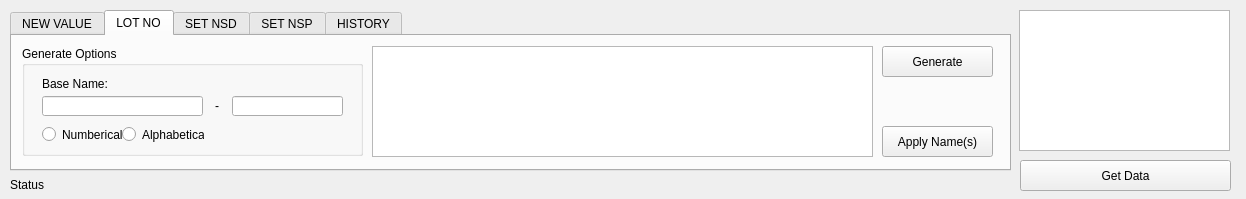
<?xml version="1.0" encoding="UTF-8"?>
<ui version="4.0">
 <class>eRPTSIntegrationDialogBase</class>
 <widget class="QDialog" name="eRPTSIntegrationDialogBase">
  <property name="geometry">
   <rect>
    <x>0</x>
    <y>0</y>
    <width>1246</width>
    <height>199</height>
   </rect>
  </property>
  <property name="minimumSize">
   <size>
    <width>956</width>
    <height>199</height>
   </size>
  </property>
  <property name="maximumSize">
   <size>
    <width>16777215</width>
    <height>16777215</height>
   </size>
  </property>
  <property name="windowTitle">
   <string>eRPTS Integration</string>
  </property>
  <widget class="QLabel" name="lbl_brgy">
   <property name="geometry">
    <rect>
     <x>10</x>
     <y>170</y>
     <width>940</width>
     <height>30</height>
    </rect>
   </property>
   <property name="layoutDirection">
    <enum>Qt::RightToLeft</enum>
   </property>
   <property name="text">
    <string>Status</string>
   </property>
   <property name="alignment">
    <set>Qt::AlignLeading|Qt::AlignLeft|Qt::AlignVCenter</set>
   </property>
  </widget>
  <widget class="QTabWidget" name="tabWidget">
   <property name="geometry">
    <rect>
     <x>10</x>
     <y>10</y>
     <width>1001</width>
     <height>161</height>
    </rect>
   </property>
   <property name="minimumSize">
    <size>
     <width>0</width>
     <height>0</height>
    </size>
   </property>
   <property name="currentIndex">
    <number>1</number>
   </property>
   <widget class="QWidget" name="tab">
    <attribute name="title">
     <string>NEW VALUE</string>
    </attribute>
    <widget class="QTableWidget" name="tw_data">
     <property name="geometry">
      <rect>
       <x>10</x>
       <y>10</y>
       <width>671</width>
       <height>111</height>
      </rect>
     </property>
     <property name="selectionMode">
      <enum>QAbstractItemView::SingleSelection</enum>
     </property>
     <property name="selectionBehavior">
      <enum>QAbstractItemView::SelectRows</enum>
     </property>
     <property name="gridStyle">
      <enum>Qt::NoPen</enum>
     </property>
    </widget>
    <widget class="QTableWidget" name="tw_value">
     <property name="geometry">
      <rect>
       <x>690</x>
       <y>10</y>
       <width>291</width>
       <height>71</height>
      </rect>
     </property>
     <property name="selectionMode">
      <enum>QAbstractItemView::SingleSelection</enum>
     </property>
     <property name="selectionBehavior">
      <enum>QAbstractItemView::SelectRows</enum>
     </property>
     <property name="showGrid">
      <bool>false</bool>
     </property>
     <property name="gridStyle">
      <enum>Qt::NoPen</enum>
     </property>
    </widget>
    <widget class="QPushButton" name="btn_lot">
     <property name="geometry">
      <rect>
       <x>790</x>
       <y>90</y>
       <width>90</width>
       <height>31</height>
      </rect>
     </property>
     <property name="text">
      <string>Apply LOT</string>
     </property>
    </widget>
    <widget class="QPushButton" name="btn_use">
     <property name="geometry">
      <rect>
       <x>890</x>
       <y>90</y>
       <width>90</width>
       <height>31</height>
      </rect>
     </property>
     <property name="text">
      <string>Use Value</string>
     </property>
    </widget>
    <widget class="QPushButton" name="btn_arp">
     <property name="geometry">
      <rect>
       <x>690</x>
       <y>90</y>
       <width>90</width>
       <height>31</height>
      </rect>
     </property>
     <property name="text">
      <string>Apply ARP</string>
     </property>
    </widget>
   </widget>
   <widget class="QWidget" name="tab_2">
    <attribute name="title">
     <string>LOT NO</string>
    </attribute>
    <widget class="QPushButton" name="btn_get_data_3">
     <property name="geometry">
      <rect>
       <x>870</x>
       <y>90</y>
       <width>111</width>
       <height>31</height>
      </rect>
     </property>
     <property name="text">
      <string>Apply Name(s)</string>
     </property>
    </widget>
    <widget class="QTableWidget" name="tw_data_3">
     <property name="geometry">
      <rect>
       <x>360</x>
       <y>10</y>
       <width>501</width>
       <height>111</height>
      </rect>
     </property>
    </widget>
    <widget class="QPushButton" name="btn_get_data_4">
     <property name="geometry">
      <rect>
       <x>870</x>
       <y>10</y>
       <width>111</width>
       <height>31</height>
      </rect>
     </property>
     <property name="text">
      <string>Generate</string>
     </property>
    </widget>
    <widget class="QGroupBox" name="groupBox">
     <property name="geometry">
      <rect>
       <x>10</x>
       <y>10</y>
       <width>341</width>
       <height>110</height>
      </rect>
     </property>
     <property name="title">
      <string>Generate Options</string>
     </property>
     <widget class="QLineEdit" name="input_tag">
      <property name="geometry">
       <rect>
        <x>210</x>
        <y>50</y>
        <width>111</width>
        <height>20</height>
       </rect>
      </property>
      <property name="inputMethodHints">
       <set>Qt::ImhNone</set>
      </property>
      <property name="inputMask">
       <string/>
      </property>
      <property name="echoMode">
       <enum>QLineEdit::Normal</enum>
      </property>
      <property name="placeholderText">
       <string/>
      </property>
     </widget>
     <widget class="QLineEdit" name="input_base">
      <property name="geometry">
       <rect>
        <x>20</x>
        <y>50</y>
        <width>161</width>
        <height>20</height>
       </rect>
      </property>
      <property name="inputMethodHints">
       <set>Qt::ImhNone</set>
      </property>
      <property name="inputMask">
       <string/>
      </property>
      <property name="echoMode">
       <enum>QLineEdit::Normal</enum>
      </property>
      <property name="placeholderText">
       <string/>
      </property>
     </widget>
     <widget class="QRadioButton" name="rb_alphabetic">
      <property name="geometry">
       <rect>
        <x>100</x>
        <y>80</y>
        <width>82</width>
        <height>17</height>
       </rect>
      </property>
      <property name="text">
       <string>Alphabetical</string>
      </property>
     </widget>
     <widget class="QLabel" name="lbl_brgy_3">
      <property name="geometry">
       <rect>
        <x>190</x>
        <y>50</y>
        <width>10</width>
        <height>20</height>
       </rect>
      </property>
      <property name="layoutDirection">
       <enum>Qt::RightToLeft</enum>
      </property>
      <property name="text">
       <string> - </string>
      </property>
      <property name="alignment">
       <set>Qt::AlignCenter</set>
      </property>
     </widget>
     <widget class="QRadioButton" name="rb_numeric">
      <property name="geometry">
       <rect>
        <x>20</x>
        <y>80</y>
        <width>82</width>
        <height>17</height>
       </rect>
      </property>
      <property name="text">
       <string>Numberical</string>
      </property>
     </widget>
     <widget class="QLabel" name="lbl_brgy_2">
      <property name="geometry">
       <rect>
        <x>20</x>
        <y>30</y>
        <width>111</width>
        <height>16</height>
       </rect>
      </property>
      <property name="layoutDirection">
       <enum>Qt::RightToLeft</enum>
      </property>
      <property name="text">
       <string>Base Name:</string>
      </property>
      <property name="alignment">
       <set>Qt::AlignLeading|Qt::AlignLeft|Qt::AlignVCenter</set>
      </property>
     </widget>
    </widget>
   </widget>
   <widget class="QWidget" name="tab_5">
    <attribute name="title">
     <string>SET NSD</string>
    </attribute>
    <widget class="QLineEdit" name="txt_nsd">
     <property name="geometry">
      <rect>
       <x>10</x>
       <y>40</y>
       <width>361</width>
       <height>31</height>
      </rect>
     </property>
     <property name="placeholderText">
      <string>Survey No.</string>
     </property>
    </widget>
    <widget class="QLabel" name="lbl_brgy_4">
     <property name="geometry">
      <rect>
       <x>10</x>
       <y>20</y>
       <width>111</width>
       <height>16</height>
      </rect>
     </property>
     <property name="layoutDirection">
      <enum>Qt::RightToLeft</enum>
     </property>
     <property name="text">
      <string>No Subdivision Data:</string>
     </property>
     <property name="alignment">
      <set>Qt::AlignLeading|Qt::AlignLeft|Qt::AlignVCenter</set>
     </property>
    </widget>
    <widget class="QPushButton" name="btn_nsd">
     <property name="geometry">
      <rect>
       <x>380</x>
       <y>40</y>
       <width>111</width>
       <height>31</height>
      </rect>
     </property>
     <property name="text">
      <string>Save NSD</string>
     </property>
    </widget>
    <widget class="QLabel" name="lbl_brgy_5">
     <property name="geometry">
      <rect>
       <x>10</x>
       <y>80</y>
       <width>621</width>
       <height>41</height>
      </rect>
     </property>
     <property name="layoutDirection">
      <enum>Qt::RightToLeft</enum>
     </property>
     <property name="text">
      <string>&lt;html&gt;&lt;head/&gt;&lt;body&gt;&lt;p&gt;*** Note:&lt;/p&gt;&lt;p&gt;Apply value if the specified &lt;span style=&quot; font-weight:600;&quot;&gt;Lot No.&lt;/span&gt; has &lt;span style=&quot; font-weight:600;&quot;&gt;no eRPTS Subdivision Data&lt;/span&gt; (Record) and has an &lt;span style=&quot; font-weight:600;&quot;&gt;existing Subdivision Plan&lt;/span&gt;.&lt;/p&gt;&lt;/body&gt;&lt;/html&gt;</string>
     </property>
     <property name="alignment">
      <set>Qt::AlignLeading|Qt::AlignLeft|Qt::AlignVCenter</set>
     </property>
    </widget>
    <widget class="QPushButton" name="btn_nsd_clear">
     <property name="geometry">
      <rect>
       <x>500</x>
       <y>40</y>
       <width>111</width>
       <height>31</height>
      </rect>
     </property>
     <property name="text">
      <string>Clear</string>
     </property>
    </widget>
   </widget>
   <widget class="QWidget" name="tab_4">
    <attribute name="title">
     <string>SET NSP</string>
    </attribute>
    <widget class="QLabel" name="lbl_brgy_6">
     <property name="geometry">
      <rect>
       <x>10</x>
       <y>20</y>
       <width>111</width>
       <height>16</height>
      </rect>
     </property>
     <property name="layoutDirection">
      <enum>Qt::RightToLeft</enum>
     </property>
     <property name="text">
      <string>No Subdivision Plan:</string>
     </property>
     <property name="alignment">
      <set>Qt::AlignLeading|Qt::AlignLeft|Qt::AlignVCenter</set>
     </property>
    </widget>
    <widget class="QLabel" name="lbl_brgy_7">
     <property name="geometry">
      <rect>
       <x>10</x>
       <y>80</y>
       <width>621</width>
       <height>41</height>
      </rect>
     </property>
     <property name="layoutDirection">
      <enum>Qt::RightToLeft</enum>
     </property>
     <property name="text">
      <string>&lt;html&gt;&lt;head/&gt;&lt;body&gt;&lt;p&gt;*** Note:&lt;/p&gt;&lt;p&gt;Apply value if the specified &lt;span style=&quot; font-weight:600;&quot;&gt;Lot No.&lt;/span&gt; with &lt;span style=&quot; font-weight:600;&quot;&gt;existing eRPTS Subdivision Data&lt;/span&gt; (Record) and has &lt;span style=&quot; font-weight:600;&quot;&gt;no Subdivision Plan&lt;/span&gt;.&lt;/p&gt;&lt;/body&gt;&lt;/html&gt;</string>
     </property>
     <property name="alignment">
      <set>Qt::AlignLeading|Qt::AlignLeft|Qt::AlignVCenter</set>
     </property>
    </widget>
    <widget class="QPushButton" name="btn_nsp">
     <property name="geometry">
      <rect>
       <x>380</x>
       <y>40</y>
       <width>111</width>
       <height>31</height>
      </rect>
     </property>
     <property name="text">
      <string>Save NSP</string>
     </property>
    </widget>
    <widget class="QLineEdit" name="txt_nsp">
     <property name="geometry">
      <rect>
       <x>10</x>
       <y>40</y>
       <width>361</width>
       <height>31</height>
      </rect>
     </property>
     <property name="placeholderText">
      <string>Survey No.</string>
     </property>
    </widget>
    <widget class="QPushButton" name="btn_nsp_clear">
     <property name="geometry">
      <rect>
       <x>500</x>
       <y>40</y>
       <width>111</width>
       <height>31</height>
      </rect>
     </property>
     <property name="text">
      <string>Clear</string>
     </property>
    </widget>
   </widget>
   <widget class="QWidget" name="tab_3">
    <attribute name="title">
     <string>HISTORY</string>
    </attribute>
    <widget class="QTableWidget" name="tw_info">
     <property name="geometry">
      <rect>
       <x>120</x>
       <y>10</y>
       <width>861</width>
       <height>111</height>
      </rect>
     </property>
     <property name="selectionMode">
      <enum>QAbstractItemView::SingleSelection</enum>
     </property>
     <property name="selectionBehavior">
      <enum>QAbstractItemView::SelectRows</enum>
     </property>
    </widget>
    <widget class="QWidget" name="layoutWidget">
     <property name="geometry">
      <rect>
       <x>40</x>
       <y>40</y>
       <width>66</width>
       <height>72</height>
      </rect>
     </property>
     <layout class="QVBoxLayout" name="verticalLayout">
      <item>
       <widget class="QLabel" name="lbl_legend1">
        <property name="enabled">
         <bool>false</bool>
        </property>
        <property name="palette">
         <palette>
          <active>
           <colorrole role="WindowText">
            <brush brushstyle="SolidPattern">
             <color alpha="255">
              <red>0</red>
              <green>0</green>
              <blue>0</blue>
             </color>
            </brush>
           </colorrole>
          </active>
          <inactive>
           <colorrole role="WindowText">
            <brush brushstyle="SolidPattern">
             <color alpha="255">
              <red>0</red>
              <green>0</green>
              <blue>0</blue>
             </color>
            </brush>
           </colorrole>
          </inactive>
          <disabled>
           <colorrole role="WindowText">
            <brush brushstyle="SolidPattern">
             <color alpha="255">
              <red>0</red>
              <green>0</green>
              <blue>0</blue>
             </color>
            </brush>
           </colorrole>
          </disabled>
         </palette>
        </property>
        <property name="font">
         <font>
          <weight>75</weight>
          <bold>true</bold>
         </font>
        </property>
        <property name="text">
         <string>Active</string>
        </property>
       </widget>
      </item>
      <item>
       <widget class="QLabel" name="lbl_legend2">
        <property name="enabled">
         <bool>false</bool>
        </property>
        <property name="palette">
         <palette>
          <active>
           <colorrole role="WindowText">
            <brush brushstyle="SolidPattern">
             <color alpha="255">
              <red>0</red>
              <green>0</green>
              <blue>0</blue>
             </color>
            </brush>
           </colorrole>
           <colorrole role="Button">
            <brush brushstyle="SolidPattern">
             <color alpha="255">
              <red>255</red>
              <green>0</green>
              <blue>0</blue>
             </color>
            </brush>
           </colorrole>
           <colorrole role="Light">
            <brush brushstyle="SolidPattern">
             <color alpha="255">
              <red>255</red>
              <green>127</green>
              <blue>127</blue>
             </color>
            </brush>
           </colorrole>
           <colorrole role="Midlight">
            <brush brushstyle="SolidPattern">
             <color alpha="255">
              <red>255</red>
              <green>63</green>
              <blue>63</blue>
             </color>
            </brush>
           </colorrole>
           <colorrole role="Dark">
            <brush brushstyle="SolidPattern">
             <color alpha="255">
              <red>127</red>
              <green>0</green>
              <blue>0</blue>
             </color>
            </brush>
           </colorrole>
           <colorrole role="Mid">
            <brush brushstyle="SolidPattern">
             <color alpha="255">
              <red>170</red>
              <green>0</green>
              <blue>0</blue>
             </color>
            </brush>
           </colorrole>
           <colorrole role="Text">
            <brush brushstyle="SolidPattern">
             <color alpha="255">
              <red>0</red>
              <green>0</green>
              <blue>0</blue>
             </color>
            </brush>
           </colorrole>
           <colorrole role="BrightText">
            <brush brushstyle="SolidPattern">
             <color alpha="255">
              <red>255</red>
              <green>255</green>
              <blue>255</blue>
             </color>
            </brush>
           </colorrole>
           <colorrole role="ButtonText">
            <brush brushstyle="SolidPattern">
             <color alpha="255">
              <red>0</red>
              <green>0</green>
              <blue>0</blue>
             </color>
            </brush>
           </colorrole>
           <colorrole role="Base">
            <brush brushstyle="SolidPattern">
             <color alpha="255">
              <red>255</red>
              <green>0</green>
              <blue>0</blue>
             </color>
            </brush>
           </colorrole>
           <colorrole role="Window">
            <brush brushstyle="SolidPattern">
             <color alpha="255">
              <red>255</red>
              <green>0</green>
              <blue>0</blue>
             </color>
            </brush>
           </colorrole>
           <colorrole role="Shadow">
            <brush brushstyle="SolidPattern">
             <color alpha="255">
              <red>0</red>
              <green>0</green>
              <blue>0</blue>
             </color>
            </brush>
           </colorrole>
           <colorrole role="AlternateBase">
            <brush brushstyle="SolidPattern">
             <color alpha="255">
              <red>255</red>
              <green>127</green>
              <blue>127</blue>
             </color>
            </brush>
           </colorrole>
           <colorrole role="ToolTipBase">
            <brush brushstyle="SolidPattern">
             <color alpha="255">
              <red>255</red>
              <green>255</green>
              <blue>220</blue>
             </color>
            </brush>
           </colorrole>
           <colorrole role="ToolTipText">
            <brush brushstyle="SolidPattern">
             <color alpha="255">
              <red>0</red>
              <green>0</green>
              <blue>0</blue>
             </color>
            </brush>
           </colorrole>
          </active>
          <inactive>
           <colorrole role="WindowText">
            <brush brushstyle="SolidPattern">
             <color alpha="255">
              <red>0</red>
              <green>0</green>
              <blue>0</blue>
             </color>
            </brush>
           </colorrole>
           <colorrole role="Button">
            <brush brushstyle="SolidPattern">
             <color alpha="255">
              <red>255</red>
              <green>0</green>
              <blue>0</blue>
             </color>
            </brush>
           </colorrole>
           <colorrole role="Light">
            <brush brushstyle="SolidPattern">
             <color alpha="255">
              <red>255</red>
              <green>127</green>
              <blue>127</blue>
             </color>
            </brush>
           </colorrole>
           <colorrole role="Midlight">
            <brush brushstyle="SolidPattern">
             <color alpha="255">
              <red>255</red>
              <green>63</green>
              <blue>63</blue>
             </color>
            </brush>
           </colorrole>
           <colorrole role="Dark">
            <brush brushstyle="SolidPattern">
             <color alpha="255">
              <red>127</red>
              <green>0</green>
              <blue>0</blue>
             </color>
            </brush>
           </colorrole>
           <colorrole role="Mid">
            <brush brushstyle="SolidPattern">
             <color alpha="255">
              <red>170</red>
              <green>0</green>
              <blue>0</blue>
             </color>
            </brush>
           </colorrole>
           <colorrole role="Text">
            <brush brushstyle="SolidPattern">
             <color alpha="255">
              <red>0</red>
              <green>0</green>
              <blue>0</blue>
             </color>
            </brush>
           </colorrole>
           <colorrole role="BrightText">
            <brush brushstyle="SolidPattern">
             <color alpha="255">
              <red>255</red>
              <green>255</green>
              <blue>255</blue>
             </color>
            </brush>
           </colorrole>
           <colorrole role="ButtonText">
            <brush brushstyle="SolidPattern">
             <color alpha="255">
              <red>0</red>
              <green>0</green>
              <blue>0</blue>
             </color>
            </brush>
           </colorrole>
           <colorrole role="Base">
            <brush brushstyle="SolidPattern">
             <color alpha="255">
              <red>255</red>
              <green>0</green>
              <blue>0</blue>
             </color>
            </brush>
           </colorrole>
           <colorrole role="Window">
            <brush brushstyle="SolidPattern">
             <color alpha="255">
              <red>255</red>
              <green>0</green>
              <blue>0</blue>
             </color>
            </brush>
           </colorrole>
           <colorrole role="Shadow">
            <brush brushstyle="SolidPattern">
             <color alpha="255">
              <red>0</red>
              <green>0</green>
              <blue>0</blue>
             </color>
            </brush>
           </colorrole>
           <colorrole role="AlternateBase">
            <brush brushstyle="SolidPattern">
             <color alpha="255">
              <red>255</red>
              <green>127</green>
              <blue>127</blue>
             </color>
            </brush>
           </colorrole>
           <colorrole role="ToolTipBase">
            <brush brushstyle="SolidPattern">
             <color alpha="255">
              <red>255</red>
              <green>255</green>
              <blue>220</blue>
             </color>
            </brush>
           </colorrole>
           <colorrole role="ToolTipText">
            <brush brushstyle="SolidPattern">
             <color alpha="255">
              <red>0</red>
              <green>0</green>
              <blue>0</blue>
             </color>
            </brush>
           </colorrole>
          </inactive>
          <disabled>
           <colorrole role="WindowText">
            <brush brushstyle="SolidPattern">
             <color alpha="255">
              <red>255</red>
              <green>0</green>
              <blue>0</blue>
             </color>
            </brush>
           </colorrole>
           <colorrole role="Button">
            <brush brushstyle="SolidPattern">
             <color alpha="255">
              <red>255</red>
              <green>0</green>
              <blue>0</blue>
             </color>
            </brush>
           </colorrole>
           <colorrole role="Light">
            <brush brushstyle="SolidPattern">
             <color alpha="255">
              <red>255</red>
              <green>127</green>
              <blue>127</blue>
             </color>
            </brush>
           </colorrole>
           <colorrole role="Midlight">
            <brush brushstyle="SolidPattern">
             <color alpha="255">
              <red>255</red>
              <green>63</green>
              <blue>63</blue>
             </color>
            </brush>
           </colorrole>
           <colorrole role="Dark">
            <brush brushstyle="SolidPattern">
             <color alpha="255">
              <red>127</red>
              <green>0</green>
              <blue>0</blue>
             </color>
            </brush>
           </colorrole>
           <colorrole role="Mid">
            <brush brushstyle="SolidPattern">
             <color alpha="255">
              <red>170</red>
              <green>0</green>
              <blue>0</blue>
             </color>
            </brush>
           </colorrole>
           <colorrole role="Text">
            <brush brushstyle="SolidPattern">
             <color alpha="255">
              <red>0</red>
              <green>0</green>
              <blue>0</blue>
             </color>
            </brush>
           </colorrole>
           <colorrole role="BrightText">
            <brush brushstyle="SolidPattern">
             <color alpha="255">
              <red>255</red>
              <green>255</green>
              <blue>255</blue>
             </color>
            </brush>
           </colorrole>
           <colorrole role="ButtonText">
            <brush brushstyle="SolidPattern">
             <color alpha="255">
              <red>127</red>
              <green>0</green>
              <blue>0</blue>
             </color>
            </brush>
           </colorrole>
           <colorrole role="Base">
            <brush brushstyle="SolidPattern">
             <color alpha="255">
              <red>255</red>
              <green>0</green>
              <blue>0</blue>
             </color>
            </brush>
           </colorrole>
           <colorrole role="Window">
            <brush brushstyle="SolidPattern">
             <color alpha="255">
              <red>255</red>
              <green>0</green>
              <blue>0</blue>
             </color>
            </brush>
           </colorrole>
           <colorrole role="Shadow">
            <brush brushstyle="SolidPattern">
             <color alpha="255">
              <red>0</red>
              <green>0</green>
              <blue>0</blue>
             </color>
            </brush>
           </colorrole>
           <colorrole role="AlternateBase">
            <brush brushstyle="SolidPattern">
             <color alpha="255">
              <red>255</red>
              <green>0</green>
              <blue>0</blue>
             </color>
            </brush>
           </colorrole>
           <colorrole role="ToolTipBase">
            <brush brushstyle="SolidPattern">
             <color alpha="255">
              <red>255</red>
              <green>255</green>
              <blue>220</blue>
             </color>
            </brush>
           </colorrole>
           <colorrole role="ToolTipText">
            <brush brushstyle="SolidPattern">
             <color alpha="255">
              <red>0</red>
              <green>0</green>
              <blue>0</blue>
             </color>
            </brush>
           </colorrole>
          </disabled>
         </palette>
        </property>
        <property name="font">
         <font>
          <weight>75</weight>
          <bold>true</bold>
         </font>
        </property>
        <property name="text">
         <string>Cancelled</string>
        </property>
       </widget>
      </item>
      <item>
       <widget class="QLabel" name="lbl_legend3">
        <property name="enabled">
         <bool>false</bool>
        </property>
        <property name="palette">
         <palette>
          <active>
           <colorrole role="WindowText">
            <brush brushstyle="SolidPattern">
             <color alpha="255">
              <red>0</red>
              <green>0</green>
              <blue>0</blue>
             </color>
            </brush>
           </colorrole>
          </active>
          <inactive>
           <colorrole role="WindowText">
            <brush brushstyle="SolidPattern">
             <color alpha="255">
              <red>0</red>
              <green>0</green>
              <blue>0</blue>
             </color>
            </brush>
           </colorrole>
          </inactive>
          <disabled>
           <colorrole role="WindowText">
            <brush brushstyle="SolidPattern">
             <color alpha="255">
              <red>0</red>
              <green>0</green>
              <blue>255</blue>
             </color>
            </brush>
           </colorrole>
          </disabled>
         </palette>
        </property>
        <property name="font">
         <font>
          <weight>75</weight>
          <bold>true</bold>
         </font>
        </property>
        <property name="text">
         <string>Subdivision</string>
        </property>
       </widget>
      </item>
      <item>
       <widget class="QLabel" name="lbl_legend4">
        <property name="enabled">
         <bool>false</bool>
        </property>
        <property name="palette">
         <palette>
          <active>
           <colorrole role="WindowText">
            <brush brushstyle="SolidPattern">
             <color alpha="255">
              <red>0</red>
              <green>0</green>
              <blue>0</blue>
             </color>
            </brush>
           </colorrole>
          </active>
          <inactive>
           <colorrole role="WindowText">
            <brush brushstyle="SolidPattern">
             <color alpha="255">
              <red>0</red>
              <green>0</green>
              <blue>0</blue>
             </color>
            </brush>
           </colorrole>
          </inactive>
          <disabled>
           <colorrole role="WindowText">
            <brush brushstyle="SolidPattern">
             <color alpha="255">
              <red>169</red>
              <green>169</green>
              <blue>169</blue>
             </color>
            </brush>
           </colorrole>
          </disabled>
         </palette>
        </property>
        <property name="font">
         <font>
          <weight>75</weight>
          <bold>true</bold>
         </font>
        </property>
        <property name="text">
         <string>Undefined</string>
        </property>
       </widget>
      </item>
     </layout>
    </widget>
    <widget class="QLabel" name="lbl_legend">
     <property name="geometry">
      <rect>
       <x>20</x>
       <y>10</y>
       <width>81</width>
       <height>16</height>
      </rect>
     </property>
     <property name="text">
      <string>***LEGEND:</string>
     </property>
    </widget>
   </widget>
  </widget>
  <widget class="QTableWidget" name="tw_selected">
   <property name="geometry">
    <rect>
     <x>1019</x>
     <y>10</y>
     <width>211</width>
     <height>141</height>
    </rect>
   </property>
   <property name="editTriggers">
    <set>QAbstractItemView::NoEditTriggers</set>
   </property>
   <property name="selectionMode">
    <enum>QAbstractItemView::SingleSelection</enum>
   </property>
   <property name="selectionBehavior">
    <enum>QAbstractItemView::SelectRows</enum>
   </property>
   <property name="gridStyle">
    <enum>Qt::NoPen</enum>
   </property>
  </widget>
  <widget class="QPushButton" name="btn_get_data">
   <property name="geometry">
    <rect>
     <x>1020</x>
     <y>160</y>
     <width>211</width>
     <height>31</height>
    </rect>
   </property>
   <property name="text">
    <string>Get Data</string>
   </property>
  </widget>
  <zorder>tabWidget</zorder>
  <zorder>lbl_brgy</zorder>
  <zorder>tw_selected</zorder>
  <zorder>btn_get_data</zorder>
 </widget>
 <resources/>
 <connections/>
</ui>
